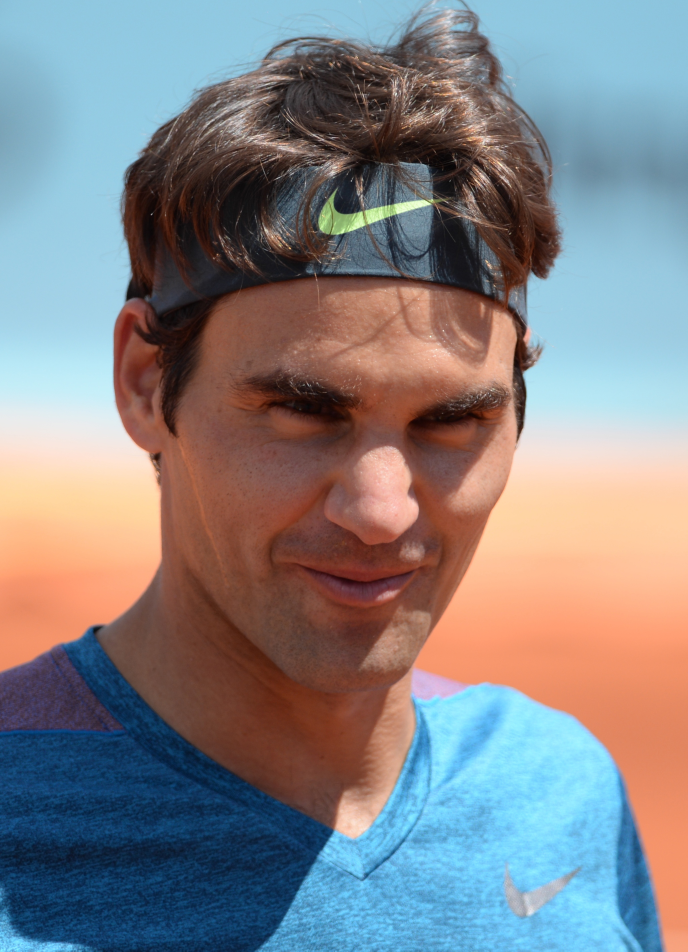
#> input picture CV/Week 2/roger.jpg, 2062 x 2854 px (shown at 1/3 size)
$ python q5-graylevel-slicing.py
#> lines starting #> are read from the running program, lines starting #| are printed output that depends on the picture; after the words box and inside, x2 and y2 are one past the last pixel; in counts of white or black regions, pixels touching at a corner belong together
### CV/Week 2/utils.py
import cv2 as cv
import matplotlib.pyplot as plt

def _parse_image_title_pairs(L):
    """Extract (image, title) pairs from flattened list L."""
    pairs = []

    for item in L:
        if type(item) == str:
            pairs[-1][-1] = item
        else:
            pairs.append([item, ''])

    return pairs


def plot_images(*args):
    """
    Plot images side-by-side using matplotlib.

    Parameters:
        *args: images and titles

    Example usage:
    >>> plot_images(image1, "title 1", image2, image3, image4, "title 4")
    """
    pairs = _parse_image_title_pairs(args)

    fig, axes = plt.subplots(ncols=len(pairs))

    for i, (image, title) in enumerate(pairs):
        ax = axes[i] if len(pairs) > 1 else axes
        ax.axis('off')

        ax.imshow(image, cmap='grey')
        ax.set_title(title)

    plt.tight_layout()
    plt.show()


# [5 lines left out: function display_image, not called in this run]


### CV/Week 2/q5-graylevel-slicing.py
"""
Implement gray level slicing

All transforms blog: https://www.dynamsoft.com/blog/insights/image-processing/image-processing-101-point-operations/
https://in.mathworks.com/matlabcentral/answers/240232-why-grey-level-slicing-image-with-background-is-not-showing-any-image-in-this-code
https://medium.com/@koushikc2000/basic-operations-on-images-using-opencv-python-cb0d60d11911
"""

import cv2 as cv
import numpy as np
from utils import plot_images

img = cv.imread("roger.jpg", 0)
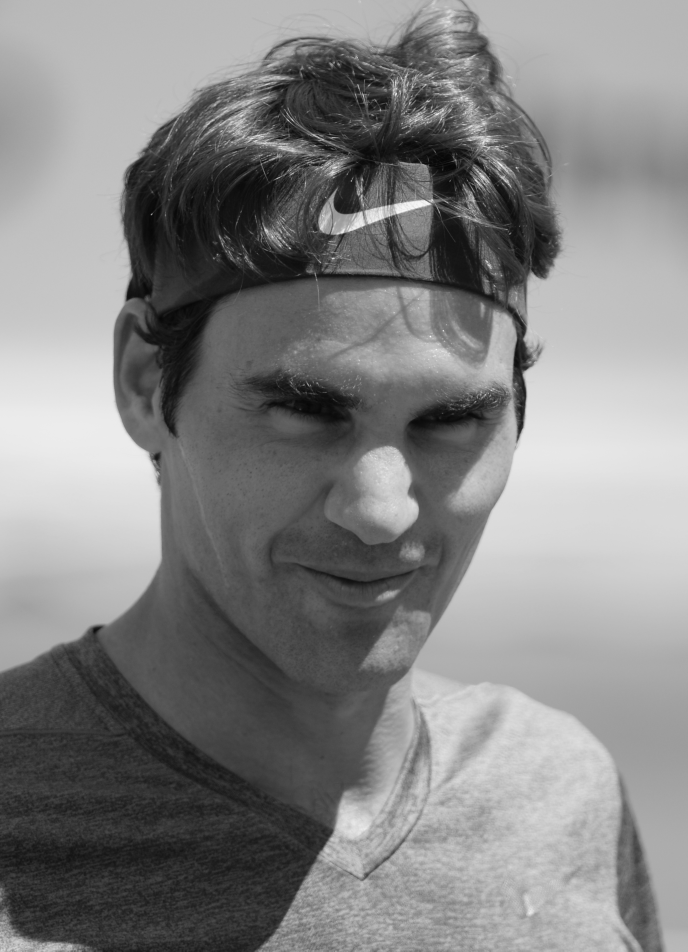
#> img: shape (2854, 2062) (shown at 1/3 size); min 4, max 253, mean 131.7
img = cv.resize(img, (600, 800))
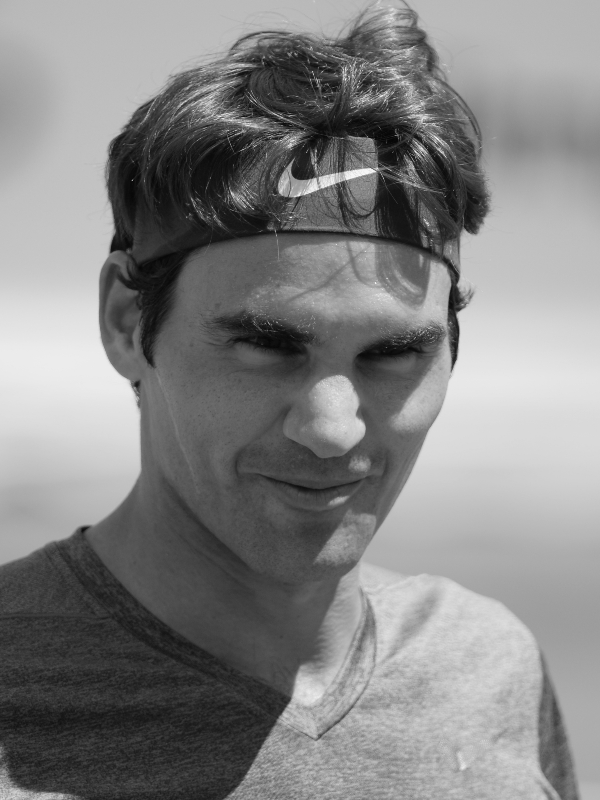
#> img: shape (800, 600); min 5, max 249, mean 131.6

minPixel = 100
maxPixel = 200

mask = (img >= minPixel) & (img <= maxPixel)  # Create a mask for pixels within the specified range
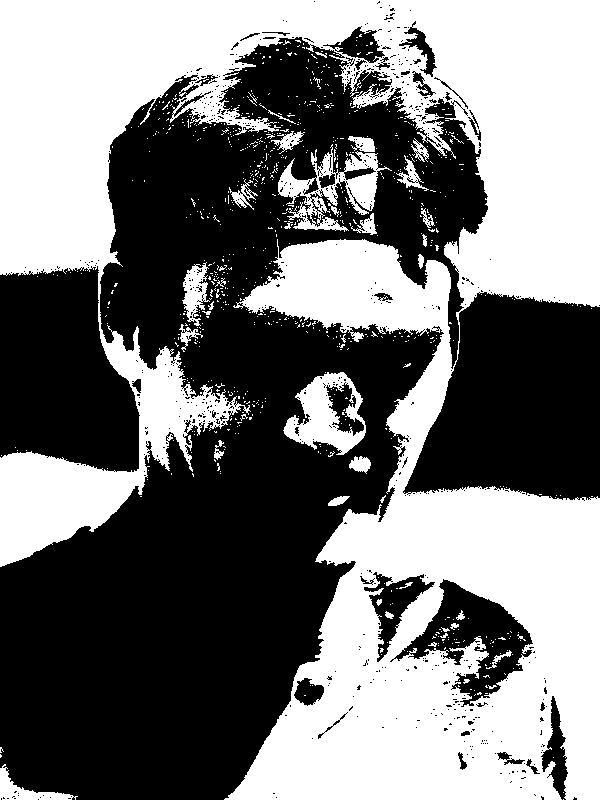
#> mask: shape (800, 600) bool; 47.2% white; 828 white regions (790 under 20 px), largest, box (x1, y1, x2, y2) and area: (0, 0, 600, 800) 212832, (278, 144, 392, 232) 3501, (283, 372, 366, 455) 3384
res = np.zeros(img.shape, dtype=np.uint8)  # Initialize a result image with zeros (black)

res[mask] = 255  # Apply the mask to the original image, highlighting the range

plot_images(img, "Original image", res, "Gray level slicing")
#> in plot_images, `plt.show()`:
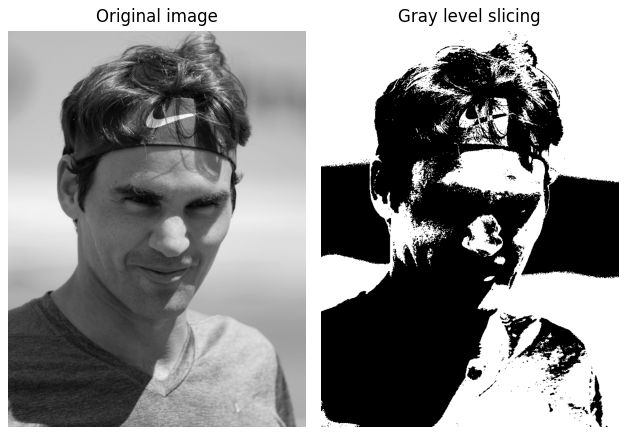
#> figure drawn by matplotlib, 2 panels
